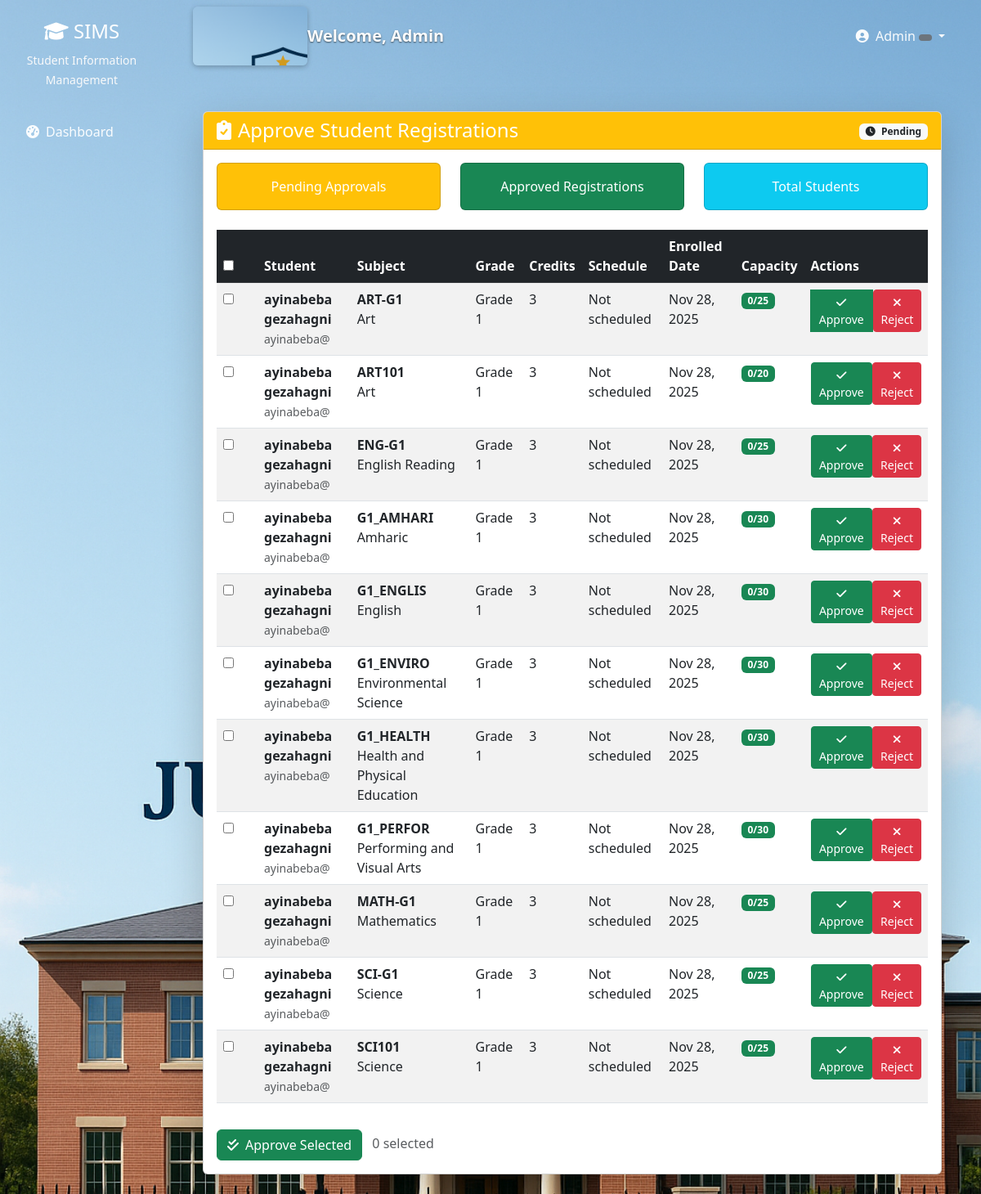
The app's page /registrar/approve-registrations/ (signed in), older data.
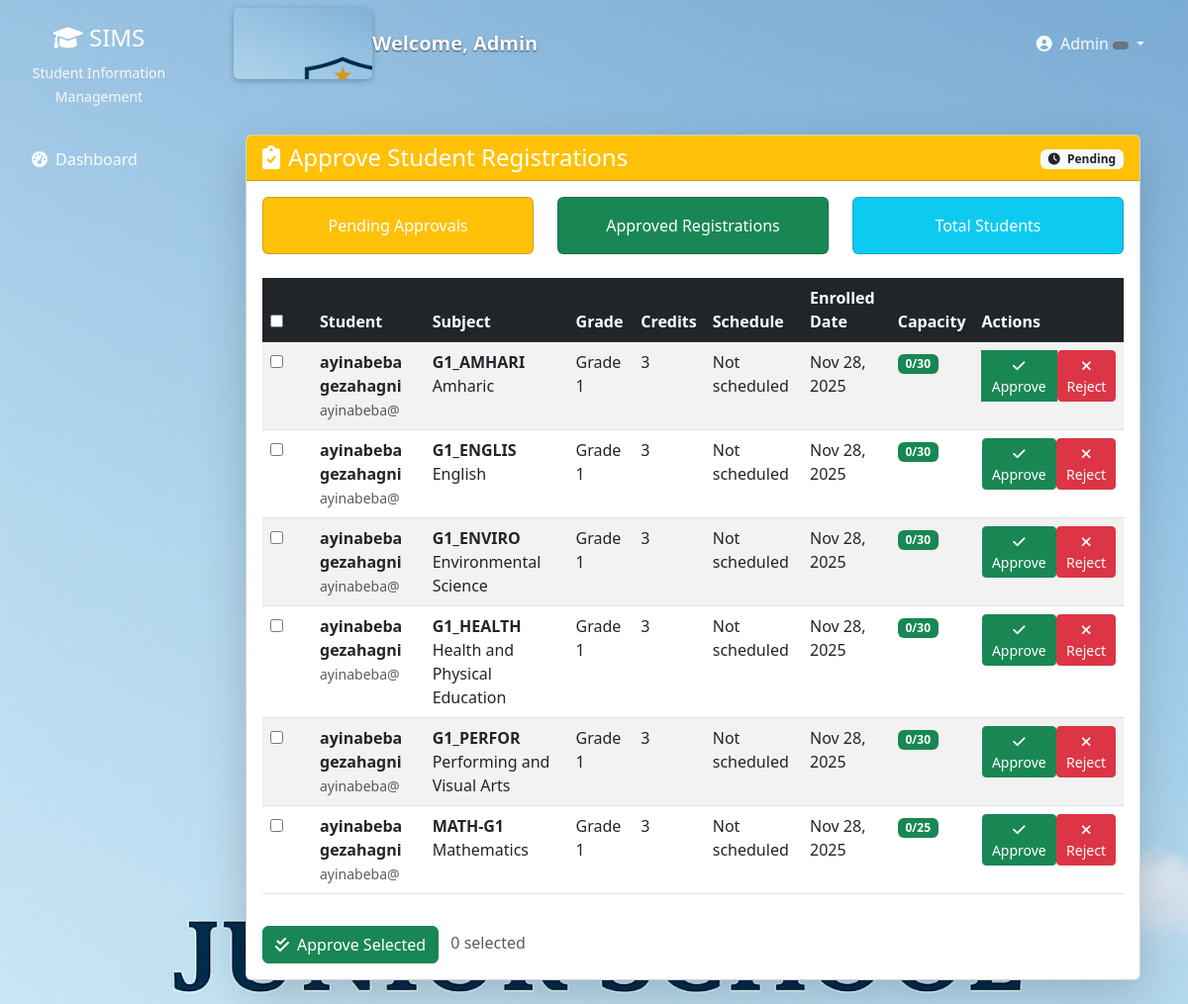
The same page, newer data.
### subjects/models.py (models this page shows, shortened)
class Enrollment(models.Model):
    SEMESTER_CHOICES = [
        ('first', 'First Semester'),
        ('second', 'Second Semester'),
    ]
    STATUS_CHOICES = [
        ('pending', 'Pending Approval'),
        ('approved', 'Approved'),
        ('waitlisted', 'Waitlisted'),
        ('active', 'Active'),
        ('completed', 'Completed'),
        ('dropped', 'Dropped'),
        ('rejected', 'Rejected'),
    ]
    student = models.ForeignKey(
        User,
        on_delete=models.CASCADE,
        related_name='subject_enrollments',
        limit_choices_to={'role': 'student'}
    )
    subject = models.ForeignKey(
        Subject,
        on_delete=models.CASCADE,
        related_name='enrollments'
    )
    enrolled_date = models.DateField(default=timezone.now)
    academic_year = models.CharField(
        max_length=9,
        help_text="Format: YYYY-YYYY (e.g., 2024-2025)"
    )
    semester = models.CharField(
        max_length=10,
        choices=SEMESTER_CHOICES,
        default='first'
    )
    status = models.CharField(
        max_length=20,
        choices=STATUS_CHOICES,
        default='active'
    )
    final_grade = models.CharField(max_length=5, blank=True)
    result = models.CharField(max_length=50, blank=True, null=True, help_text='Result or remark for this enrollment')
    is_auto_assigned = models.BooleanField(default=False)
    class Meta:
        unique_together = ['student', 'subject', 'academic_year', 'semester']
        ordering = ['-enrolled_date']

class Subject(models.Model):
    GRADE_LEVEL_CHOICES = [
        (1, 'Grade 1'),
        (2, 'Grade 2'),
        (3, 'Grade 3'),
        (4, 'Grade 4'),
        (5, 'Grade 5'),
        (6, 'Grade 6'),
        (7, 'Grade 7'),
        (8, 'Grade 8'),
    ]
    SUBJECT_TYPES = [
        ('core', 'Core'),
        ('elective', 'Elective'),
        ('lab', 'Laboratory'),
    ]
    name = models.CharField(max_length=200)
    code = models.CharField(max_length=20, unique=True)
    description = models.TextField(blank=True)
    credit_hours = models.PositiveIntegerField(default=3, help_text="Credit hours for this subject")
    subject_type = models.CharField(max_length=20, choices=SUBJECT_TYPES, default='core')
    grade_level = models.IntegerField(
        choices=GRADE_LEVEL_CHOICES,
        help_text="Select the grade level for this subject"
    )
    day_of_week = models.CharField(max_length=3, choices=Teacher.DAYS_OF_WEEK, blank=True)
    start_time = models.TimeField(null=True, blank=True)
    end_time = models.TimeField(null=True, blank=True)
    room = models.CharField(max_length=50, blank=True)
    sessions_per_week = models.PositiveSmallIntegerField(default=3, help_text='Number of sessions per week')
    instructor = models.ForeignKey(
        Teacher,
        on_delete=models.SET_NULL,
        null=True,
        blank=True,
        related_name='subjects'
    )
    assigned_by_registrar = models.BooleanField(default=False)
    max_capacity = models.IntegerField(default=30)
    is_active = models.BooleanField(default=True)
    created_at = models.DateTimeField(auto_now_add=True)
    updated_at = models.DateTimeField(auto_now=True)
    @property
    def schedule_display(self):
        if self.day_of_week and self.start_time and self.end_time:
            day_name = dict(Teacher.DAYS_OF_WEEK).get(self.day_of_week, self.day_of_week)
            return f"{day_name} {self.start_time.strftime('%H:%M')} - {self.end_time.strftime('%H:%M')}"
        return "Not scheduled"
    def current_enrollment_count(self, academic_year, semester):
        return self.enrollments.filter(
            academic_year=academic_year,
            semester=semester,
            status='active'
        ).count()
    class Meta:
        ordering = ['grade_level', 'code']

### users/models.py (models this page shows, shortened)
class User(AbstractUser):
    ROLE_CHOICES = (
        ('admin', 'Administrator'),
        ('teacher', 'Teacher'),
        ('student', 'Student'),
        ('registrar', 'Registrar'),
        ('finance', 'Finance Officer'),
        ('parent', 'Parent'),
    )
    role = models.CharField(max_length=20, choices=ROLE_CHOICES)
    phone = models.CharField(max_length=15, blank=True)
    address = models.TextField(blank=True)
    date_of_birth = models.DateField(null=True, blank=True)
    profile_picture = models.ImageField(upload_to='profiles/', null=True, blank=True)
    is_approved = models.BooleanField(default=False)
    created_at = models.DateTimeField(auto_now_add=True)

### users/decorators.py (the view)
        def wrapper(request, *args, **kwargs):
            if request.user.is_authenticated:
                if request.user.role in allowed_roles or request.user.is_superuser:
                    return view_func(request, *args, **kwargs)
            messages.error(request, "You don't have permission to access this page.")
            return redirect('dashboard')

### registrar/views.py (called while the page is built, shortened)
@registrar_required
def approve_registrations(request):
    pending_enrollments = list(Enrollment.objects.filter(status='pending').select_related('student', 'subject'))
    waitlisted_enrollments = list(Enrollment.objects.filter(status='waitlisted').select_related('student', 'subject'))
    for enrollment in pending_enrollments + waitlisted_enrollments:
        try:
            enrollment.current_count = enrollment.subject.current_enrollment_count(enrollment.academic_year, enrollment.semester)
        except Exception:
            enrollment.current_count = 0
    context = {
        'pending_enrollments': pending_enrollments,
        'waitlisted_enrollments': waitlisted_enrollments,
    }
    return render(request, 'registrar/approve_registrations.html', context)

### templates/registrar/approve_registrations.html (shortened to what the changed rows need)
{% extends 'base.html' %}
{% load static %}
{% block content %}
<div class="container-fluid py-4">
    <div class="row">
        <div class="col-12">
            <div class="card shadow-lg">
                <div class="card-body">
                    {% if pending_enrollments %}
                    <form method="POST" action="{% url 'bulk_approve_registrations' %}" id="bulk-approve-form">
                        <div class="table-responsive">
                            <table class="table table-striped table-hover">
                                <thead class="table-dark">
                                    <tr>
                                        <th width="50px">
                                            <input type="checkbox" id="select-all">
                                        </th>
                                        <th>Student</th>
                                        <th>Subject</th>
                                        <th>Grade</th>
                                        <th>Credits</th>
                                        <th>Schedule</th>
                                        <th>Enrolled Date</th>
                                        <th>Capacity</th>
                                        <th>Actions</th>
                                    </tr>
                                </thead>
                                <tbody>
                                    {% for enrollment in pending_enrollments %}
                                    <tr>
                                        <td>
                                            <input type="checkbox" name="enrollment_ids" value="{{ enrollment.id }}" class="enrollment-checkbox">
                                        </td>
                                        <td>
                                            <strong>{{ enrollment.student.get_full_name|default:enrollment.student.username }}</strong>
                                            <br><small class="text-muted">{{ enrollment.student.username }}</small>
                                        </td>
                                        <td>
                                            <strong>{{ enrollment.subject.code }}</strong>
                                            <br>{{ enrollment.subject.name }}
                                        </td>
                                        <td>Grade {{ enrollment.subject.grade_level }}</td>
                                        <td>{{ enrollment.subject.credit_hours }}</td>
                                        <td>{{ enrollment.subject.schedule_display }}</td>
                                        <td>{{ enrollment.enrolled_date|date:"M d, Y" }}</td>
                                        <td>
                                            <span class="badge {% if enrollment.current_count < enrollment.subject.max_capacity %}bg-success{% else %}bg-danger{% endif %}">
                                                {{ enrollment.current_count }}/{{ enrollment.subject.max_capacity }}
                                            </span>
                                        </td>
                                        <td>
                                            <div class="btn-group btn-group-sm">
                                                <form method="POST" action="{% url 'approve_single_registration' enrollment.id %}" class="d-inline">
                                                    <button type="submit" class="btn btn-success btn-sm"
                                                            {% if enrollment.current_count >= enrollment.subject.max_capacity %}disabled{% endif %}>
                                                        <i class="fas fa-check"></i> Approve
                                                    </button>
                                                </form>
                                                <form method="POST" action="{% url 'reject_single_registration' enrollment.id %}" class="d-inline">
                                                    <button type="submit" class="btn btn-danger btn-sm" onclick="return confirm('Reject this registration?')">
                                                        <i class="fas fa-times"></i> Reject
                                                    </button>
                                                </form>
                                            </div>
                                        </td>
                                    </tr>
                                    {% endfor %}
                                </tbody>
                            </table>
                        </div>
                    </form>
                    {% else %}
                    <div class="text-center py-5">
                        <i class="fas fa-check-circle fa-3x text-success mb-3"></i>
                        <h4 class="text-success">No Pending Approvals</h4>
                        <p class="text-muted">All registration requests have been processed.</p>
                    </div>
                    {% endif %}
                </div>
            </div>
        </div>
    </div>
</div>
{% endblock %}

Row changes from the older to the newer data that the page shows:
no longer on this page (row edited): Enrollment: student.get_full_name "ayinabeba gezahagni", student.username "ayinabeba@", subject.code "ART-G1", subject.name "Art", subject.grade_level "1", subject.credit_hours "3", subject.schedule_display "Not scheduled", enrolled_date "Nov 28, 2025", current_count "0", subject.max_capacity "25"
no longer on this page (row edited): Enrollment: student.get_full_name "ayinabeba gezahagni", student.username "ayinabeba@", subject.code "ART101", subject.name "Art", subject.grade_level "1", subject.credit_hours "3", subject.schedule_display "Not scheduled", enrolled_date "Nov 28, 2025", current_count "0", subject.max_capacity "20"
no longer on this page (row edited): Enrollment: student.get_full_name "ayinabeba gezahagni", student.username "ayinabeba@", subject.code "ENG-G1", subject.name "English Reading", subject.grade_level "1", subject.credit_hours "3", subject.schedule_display "Not scheduled", enrolled_date "Nov 28, 2025", current_count "0", subject.max_capacity "25"
no longer on this page (row edited): Enrollment: student.get_full_name "ayinabeba gezahagni", student.username "ayinabeba@", subject.code "SCI-G1", subject.name "Science", subject.grade_level "1", subject.credit_hours "3", subject.schedule_display "Not scheduled", enrolled_date "Nov 28, 2025", current_count "0", subject.max_capacity "25"
no longer on this page (row edited): Enrollment: student.get_full_name "ayinabeba gezahagni", student.username "ayinabeba@", subject.code "SCI101", subject.name "Science", subject.grade_level "1", subject.credit_hours "3", subject.schedule_display "Not scheduled", enrolled_date "Nov 28, 2025", current_count "0", subject.max_capacity "25"
